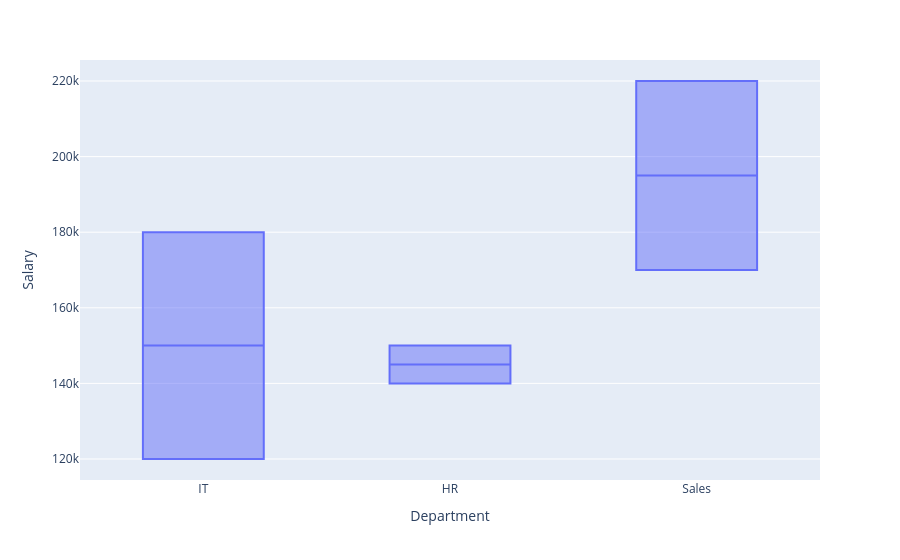

Notebook code cell kept with this figure:
### Markdown cell above
#### Plotly Box Plot

### Code cell
fig = px.box(df, x="Department", y="Salary")
fig.show()

### Figure 1 — Plotly figure (JSON) as saved in the notebook; plotly's stock layout.template omitted (floating-point values rounded to 4 significant figures)
{"data": [{"alignmentgroup": "True", "hovertemplate": "Department=%{x}<br>Salary=%{y}<extra></extra>", "legendgroup": "", "marker": {"color": "#636efa"}, "name": "", "notched": false, "offsetgroup": "", "orientation": "v", "showlegend": false, "type": "box", "x": ["IT", "HR", "IT", "Sales", "Sales", "HR"], "x0": " ", "xaxis": "x", "y": [120000, 150000, 180000, 170000, 220000, 140000], "y0": " ", "yaxis": "y"}], "layout": {"boxmode": "group", "legend": {"tracegroupgap": 0}, "margin": {"t": 60}, "xaxis": {"anchor": "y", "domain": [0, 1], "title": {"text": "Department"}}, "yaxis": {"anchor": "x", "domain": [0, 1], "title": {"text": "Salary"}}}}
